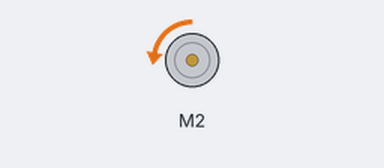
The sketch below on a simulated Arduino Uno, built with avr-gcc and run on an emulated ATmega328P. On the bench: DC motor (green arrow = forward, orange = backward, longer = faster).

Above: at 0.1 s.
Timing chart, 0 to 1.6 s (numbered marks = the images above):
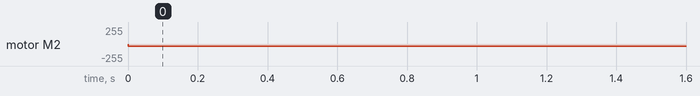

Measured:
- by itself, motor M2: stopped → backward 31/255 at 0.00 s

The sketch:

motor.ino
```cpp
#include <DRV8835MotorShield.h>
DRV8835MotorShield motores;

void setup() {
  // put your setup code here, to run once:

}

void loop() {
  // put your main code here, to run repeatedly:
  motores.setM2Speed(-50);
}
```
